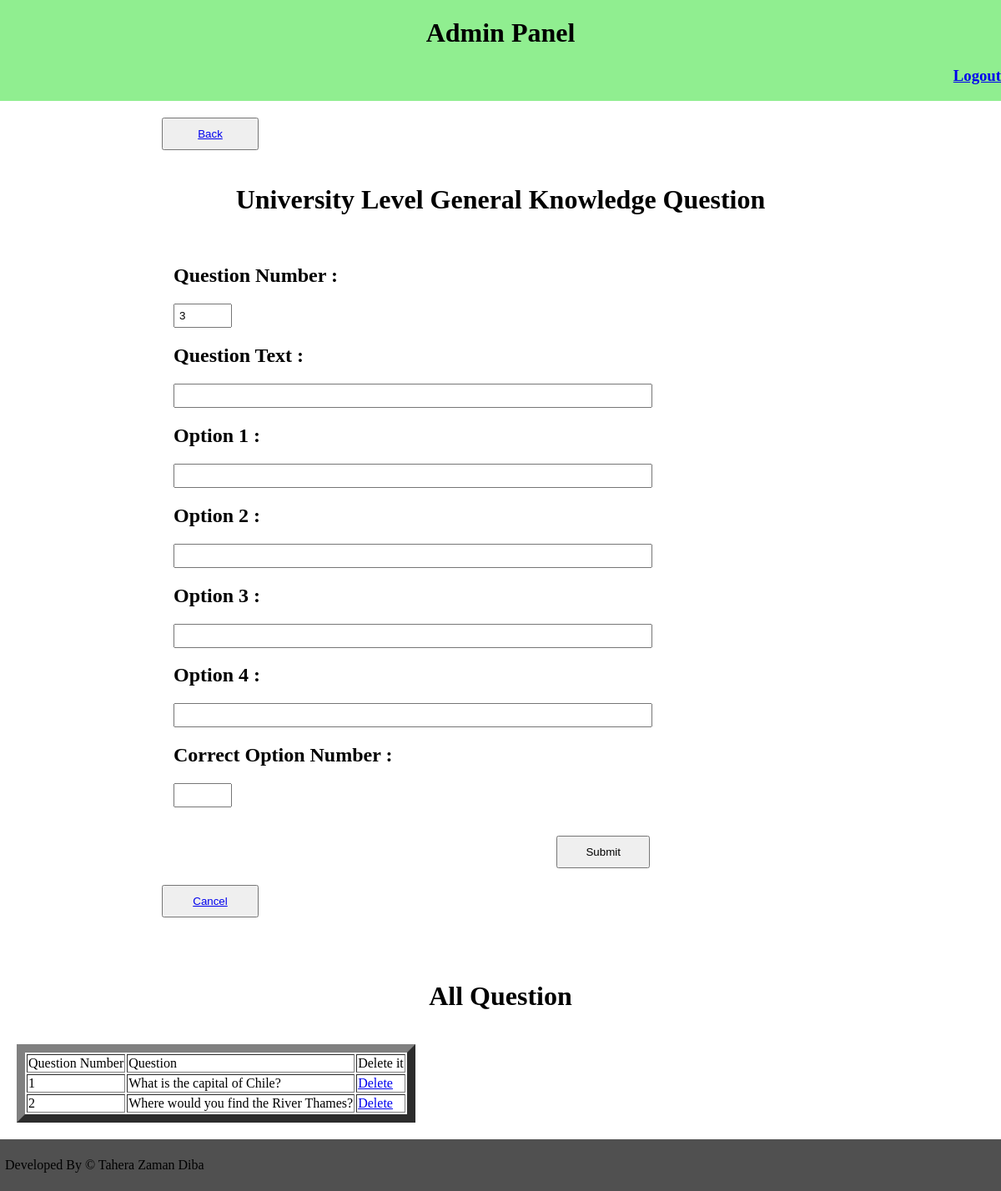
/Quiz/uni_gk.php, run on the app's committed database.
### tables this page shows
CREATE TABLE `question_uni_gk` (
  `question_number` int(11) NOT NULL,
  `question_text` varchar(250) NOT NULL
);

### Quiz/uni_gk.php (the view, shortened to what this page needs)
<!DOCTYPE HTML>
<html>
	<?php
		include("connection.php");
	?>
	<?php
		$query = "SELECT * FROM question_uni_gk";
		$questions = mysqli_query($conn,$query);
		$total = mysqli_num_rows($questions);
		$next = $total + 1;
	?>
	<head>
		<link href="style.css" rel="stylesheet">
	</head>
	<div class="head">
		<h1 style="color: Black; text-align: center;"> Admin Panel </h1>
		<div class="loginfo">
			<th>
				<h3><a href="Login.php">Logout</a>
			</th>
		</div>
	</div>
	<body>
		<link href="styleadmin.css" rel="stylesheet">
		<div style="background-color: white;  padding: 20px;">
			<button style="padding: 10px;  width: 10%; margin-left: 15%"> <a href="Admin.php">Back</a> </button>
			<form  method="post"  style="background-color: white;  padding: 20px;">
				<h1 style="text-align: center">University Level General Knowledge Question</h1></br>
					<b>
						<p>
							<h2 style="margin-left: 15%"> Question Number : </h2>
							<input type="number" name="question_number" value="<?php echo $next; ?>" style="margin-right: 15%; margin-left: 15%; padding: 5px; width: 5%;">
						</p>
						<p>
							<h2 style="margin-left: 15%"> Question Text : </h2>
							<input type="text" name="question_text" style="margin-right: 15%; margin-left: 15%; padding: 5px; width: 50%;">
						</p>
						<p>
							<h2 style="margin-left: 15%"> Option 1 : </h2>
							<input type="text" name="option1" style="margin-right: 15%; margin-left: 15%; padding: 5px; width: 50%;">
						</p>
						<p>
							<h2 style="margin-left: 15%"> Option 2 : </h2>
							<input type="text" name="option2" style="margin-right: 15%; margin-left: 15%; padding: 5px; width: 50%;">
						</p>
						<p>
							<h2 style="margin-left: 15%"> Option 3 : </h2>
							<input type="text" name="option3" style="margin-right: 15%; margin-left: 15%; padding: 5px; width: 50%;">
						</p>
						<p>
							<h2 style="margin-left: 15%"> Option 4 : </h2>
							<input type="text" name="option4" style="margin-right: 15%; margin-left: 15%; padding: 5px; width: 50%;">
						</p>
						<p>
							<h2 style="margin-left: 15%"> Correct Option Number : </h2>
							<input type="number" name="correct_option" style="margin-right: 15%; margin-left: 15%; padding: 5px; width: 5%;">
						</p>
						<input type="submit" name="submit_admin" value="Submit" style="padding: 10px;  width: 10%; margin-left: 56%">
					</b>
			</form>
			<button style="padding: 10px;  width: 10%; margin-left: 15%"><a href="uni_gk.php"> Cancel </a> </button>
			<h1 style="text-align: center">	All Question</h1></br>
			<?php
				$sql_q = "SELECT * FROM question_uni_gk";
				$res_q = mysqli_query($conn,$sql_q);
				echo '<table border="10">';
					echo '<tr>';
						echo '<td>'.'Question Number'.'</td>';
						echo '<td>'.'Question'.'</td>';
						echo '<td>'.'Delete it'.'</td>';
					echo '</tr>';
					while( $arr=mysqli_fetch_array($res_q) )
					{
			?>
						<tr>
							<td><?php echo $arr['question_number'] ?></td>
							<td><?php echo $arr['question_text'] ?></td>
							<td><a href="scl_gk.php?delid=<?php echo $arr['question_number']?> "> Delete</a> </td>
						</tr>
				<?php
					}
					echo '</table>';
				?>
		</div>
		<div class="foter">
			<p> Developed By <font color="Black"> &copy Tahera Zaman Diba </font> </p>
		</div>
	</body>
</html>

### Quiz/style.css (style rules this page uses)
body { background-color: lightgreen; margin: 0; }
.head { background-color: lightgreen; min-width:300px; text-align: right; }
.loginfo { background-color: lightgreen; text-align: left; }
.foter { overflow: hidden; background-color: #505050; text-align: left; padding: 6px; min-width: 300px; }

### Quiz/styleadmin.css (style rules this page uses)
.head { background-color: lightgreen; padding: 0px; min-width:300px; text-align: left; }
.loginfo { background-color: lightgreen; padding: 0px; text-align: right; }

### data on the page
question_uni_gk: question_number "1", question_text "What is the capital of Chile?"
question_uni_gk: question_number "2", question_text "Where would you find the River Thames?"
